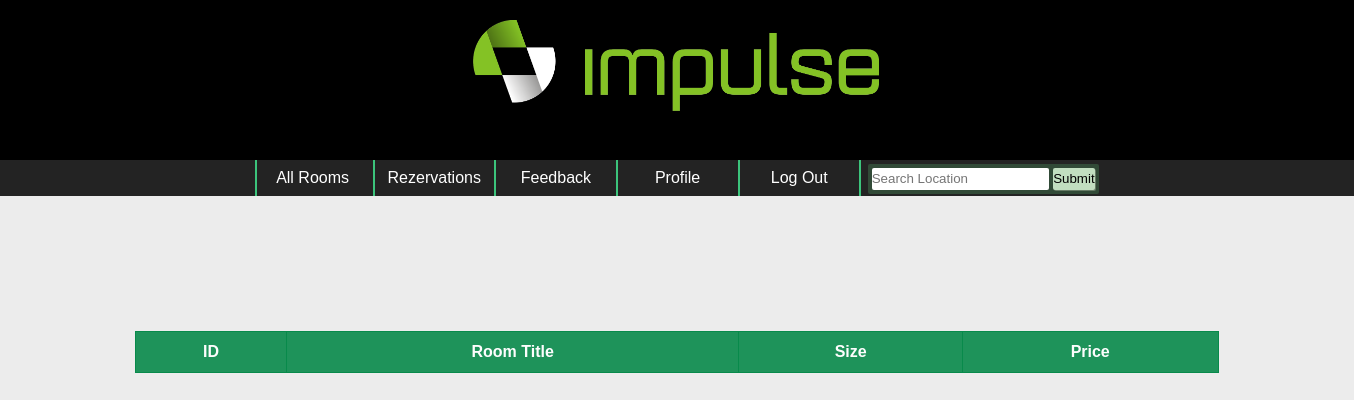
/all-rooms.php, run on an earlier commit of the app's database.
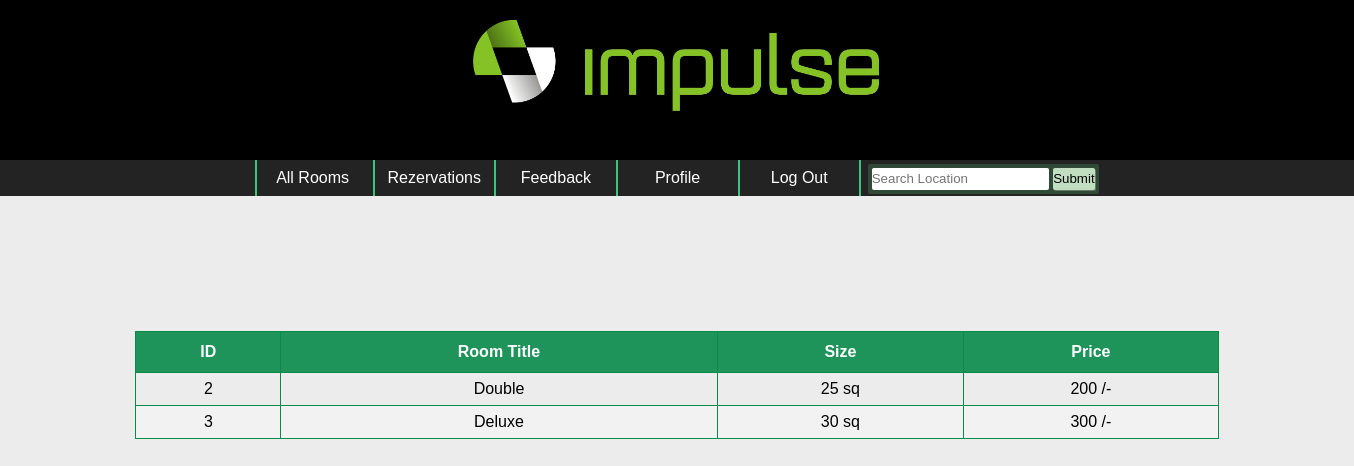
And on a later commit of the database.
### tables this page shows
CREATE TABLE `rooms` (
  `id` int(11) NOT NULL,
  `title` varchar(50) NOT NULL,
  `size` varchar(50) NOT NULL,
  `price` varchar(50) NOT NULL
);

### all-rooms.php (the view, shortened to what this page needs)
<!DOCTYPE html>
<html>
<head><title>Rooms</title>
</head>
<?php
    require_once('db.php');
?>
<body>
    <div align="center">
        <table id="dhomat">
            <thead>
                <th><center>ID</center></th>
                <th><center>Room Title</center></th>
                <th><center>Size</center></th>
                <th><center>Price</center></th>
            </thead>
            <tbody>
                <?php
                    $q = "SELECT * FROM rooms ORDER BY rooms.id ASC";
                    $run = mysqli_query($con, $q);
                    if(mysqli_num_rows($run) > 0)
                    {
                        while($row = mysqli_fetch_array($run))
                        {
                ?>
                <tr>
                    <td><center><?php echo $row['id']; ?></center></td>
                    <td><center><?php echo $row['title']; ?></center></td>
                    <td><center><?php echo $row['size']; ?> sq</center></td>
                    <td ><center><?php echo $row['price']; ?> /-</center></td>
                </tr>
                <?php
                        }
                    }
                ?>
            </tbody>
        </table>
</div>
</body></html>

What changed in the data, as far as the page shows it:
added rooms: id "2", title "Double", size "25", price "200"
added rooms: id "3", title "Deluxe", size "30", price "300"
